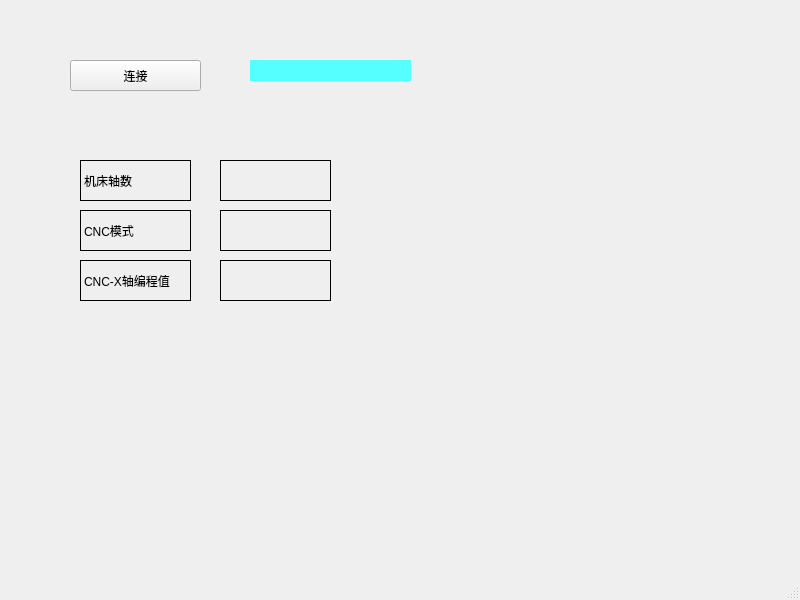
<?xml version="1.0" encoding="UTF-8"?>
<ui version="4.0">
 <class>MainWindow</class>
 <widget class="QMainWindow" name="MainWindow">
  <property name="geometry">
   <rect>
    <x>0</x>
    <y>0</y>
    <width>800</width>
    <height>600</height>
   </rect>
  </property>
  <property name="windowTitle">
   <string>MainWindow</string>
  </property>
  <widget class="QWidget" name="centralwidget">
   <widget class="QPushButton" name="pushButton">
    <property name="geometry">
     <rect>
      <x>70</x>
      <y>60</y>
      <width>131</width>
      <height>31</height>
     </rect>
    </property>
    <property name="text">
     <string>连接</string>
    </property>
   </widget>
   <widget class="QLabel" name="label">
    <property name="geometry">
     <rect>
      <x>250</x>
      <y>60</y>
      <width>161</width>
      <height>21</height>
     </rect>
    </property>
    <property name="styleSheet">
     <string notr="true">background-color: rgb(85, 255, 255);</string>
    </property>
    <property name="text">
     <string/>
    </property>
   </widget>
   <widget class="QLabel" name="label_2">
    <property name="geometry">
     <rect>
      <x>80</x>
      <y>160</y>
      <width>111</width>
      <height>41</height>
     </rect>
    </property>
    <property name="frameShape">
     <enum>QFrame::Panel</enum>
    </property>
    <property name="text">
     <string>机床轴数</string>
    </property>
   </widget>
   <widget class="QLabel" name="label_3">
    <property name="geometry">
     <rect>
      <x>80</x>
      <y>210</y>
      <width>111</width>
      <height>41</height>
     </rect>
    </property>
    <property name="frameShape">
     <enum>QFrame::Panel</enum>
    </property>
    <property name="text">
     <string>CNC模式</string>
    </property>
   </widget>
   <widget class="QLabel" name="label_4">
    <property name="geometry">
     <rect>
      <x>80</x>
      <y>260</y>
      <width>111</width>
      <height>41</height>
     </rect>
    </property>
    <property name="frameShape">
     <enum>QFrame::Panel</enum>
    </property>
    <property name="text">
     <string>CNC-X轴编程值</string>
    </property>
   </widget>
   <widget class="QLabel" name="modeLabel">
    <property name="geometry">
     <rect>
      <x>220</x>
      <y>210</y>
      <width>111</width>
      <height>41</height>
     </rect>
    </property>
    <property name="frameShape">
     <enum>QFrame::Panel</enum>
    </property>
    <property name="text">
     <string/>
    </property>
   </widget>
   <widget class="QLabel" name="xvarLabel">
    <property name="geometry">
     <rect>
      <x>220</x>
      <y>260</y>
      <width>111</width>
      <height>41</height>
     </rect>
    </property>
    <property name="frameShape">
     <enum>QFrame::Panel</enum>
    </property>
    <property name="text">
     <string/>
    </property>
   </widget>
   <widget class="QLabel" name="numLabel">
    <property name="geometry">
     <rect>
      <x>220</x>
      <y>160</y>
      <width>111</width>
      <height>41</height>
     </rect>
    </property>
    <property name="frameShape">
     <enum>QFrame::Panel</enum>
    </property>
    <property name="text">
     <string/>
    </property>
   </widget>
  </widget>
  <widget class="QMenuBar" name="menubar">
   <property name="geometry">
    <rect>
     <x>0</x>
     <y>0</y>
     <width>800</width>
     <height>23</height>
    </rect>
   </property>
  </widget>
  <widget class="QStatusBar" name="statusbar"/>
 </widget>
 <resources/>
 <connections/>
</ui>
